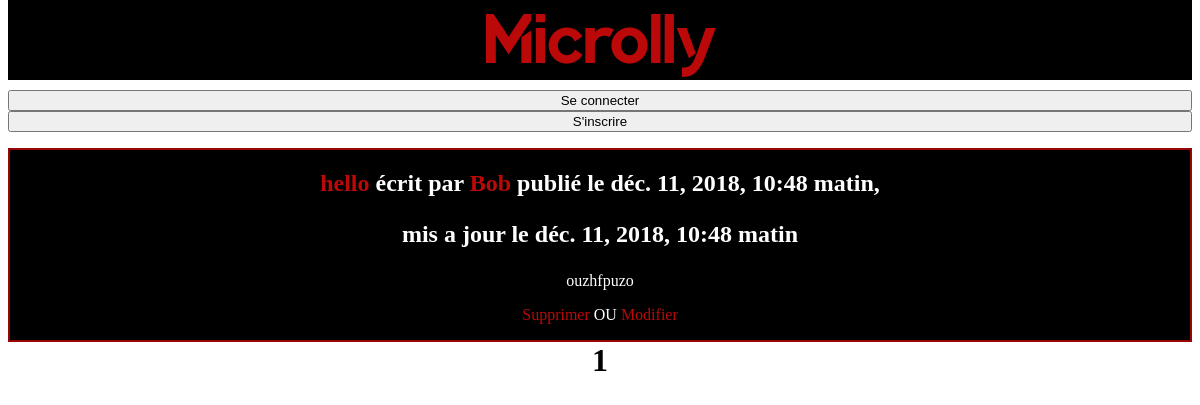
Before: / with the older database file.
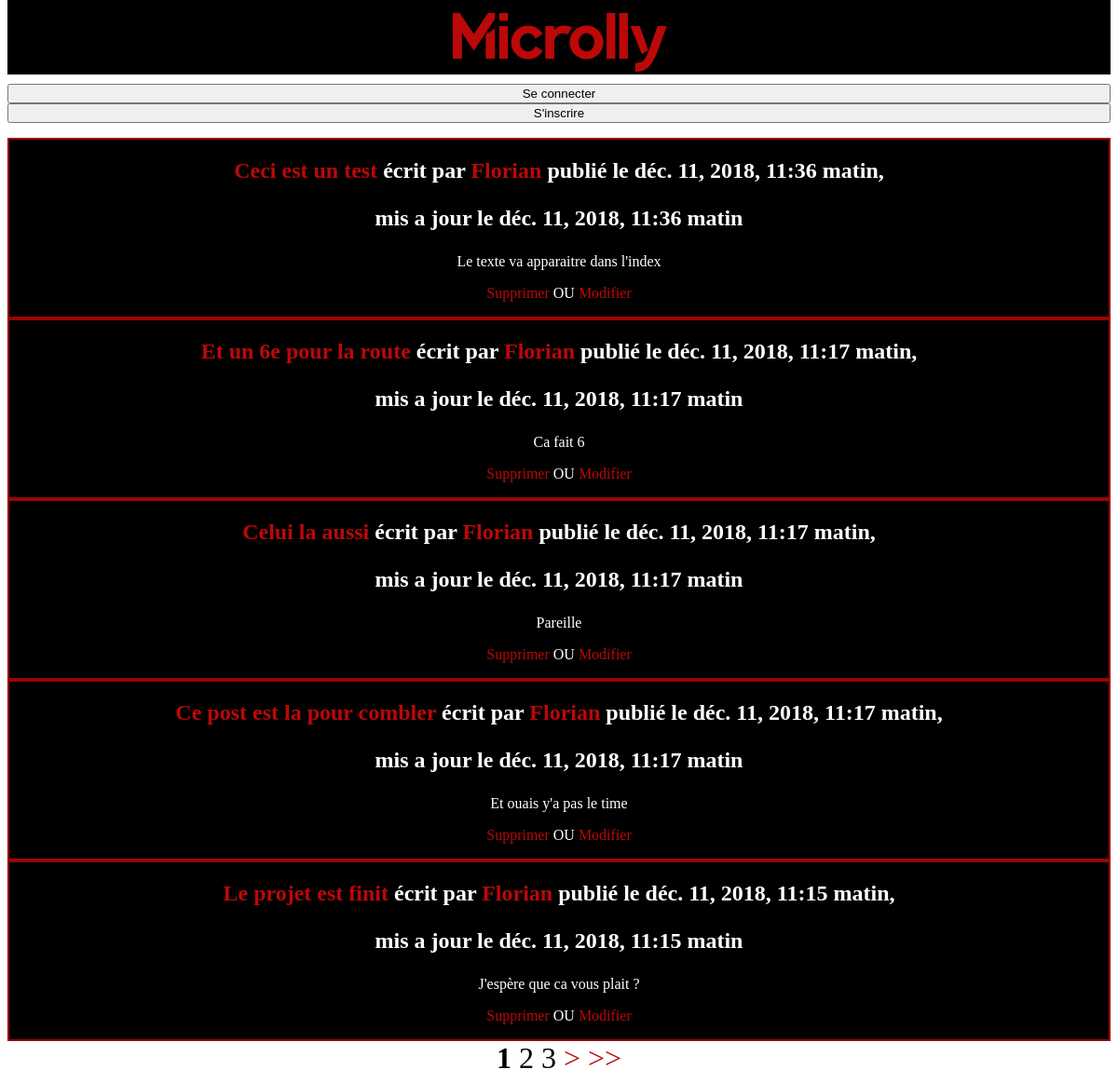
After: the same page with the newer database file.
### blog/models.py (models this page shows, shortened)
class Article(models.Model):
    id = models.AutoField(primary_key=True)
    title = models.CharField(max_length=100)
    body = models.TextField()
    creation_date = models.DateTimeField(auto_now_add=True)
    update_date = models.DateTimeField(auto_now_add=True)
    author = models.ForeignKey(User, default=None, on_delete=models.CASCADE)
    def snippet(self):
        if len(self.body) < 100:
            return self.body
        else:
            return self.body[:100] + '...'

### blog/views.py (the view)
# urls.py: path('', views.article_liste, name='index'),
def article_liste(request):
        article = Article.objects.all().order_by('-update_date')
        paginator = Paginator(article,5)
        page = request.GET.get('page')
        article = paginator.get_page(page)
        return render(request,'index.html',{'article':article})

### blog/templates/index.html (shortened to what this page needs)
{% extends '_base.html'%}
{% block body %}
    <div class = "articles">
        {% if article %}
            {% for article in article %}
                <div id = "article">
                    <h2>
                        <a id = "arttitle" href = "{% url 'article:detail' article.id%}">{{article.title}}</a>
                        écrit par
                        <a id = "artauthor" href = "{% url 'article:article_user' username=article.author%}">{{article.author}}</a>
                        publié le {{article.creation_date}},
                        {% if article.update_date != None %}
                            <p>mis a jour le {{article.update_date}}</p>
                        {% endif %}
                    </h2>
                    <p>{{article.snippet}}</p>
                    <p>
                        <a href="{% url 'article:delete' id=article.id %}">Supprimer</a>
                        OU
                        <a href="{% url 'article:modifie' id=article.id %}">Modifier</a>
                    </p>
                </div>
            {% endfor %}
        {% endif %}
    </div>
    <div id="pagination">
        {% for num in article.paginator.page_range %}
            {% if article.number == num %}
                <strong>{{num}}</strong>
            {% elif num > article.number|add:'-5' and num < article.number|add:'5' %}
                {{num}}
            {% endif %}
        {% endfor %}
        {% if article.has_next %}
            <a href="?page={{article.next_page_number}}"> > </a>
            <a href="?page={{article.paginator.num_pages}}"> >> </a>
        {% endif %}
    </div>
{% endblock %}

Changed rows visible on the page:
no longer on this page (row unchanged): Article: title "hello", author "Bob", creation_date "déc. 11, 2018, 10:48 matin", update_date "déc. 11, 2018, 10:48 matin", snippet "ouzhfpuzo"
added Article: title "Ceci est un test", author "Florian", creation_date "déc. 11, 2018, 11:36 matin", update_date "déc. 11, 2018, 11:36 matin", snippet "Le texte va apparaitre dans l'index"
added Article: title "Et un 6e pour la route", author "Florian", creation_date "déc. 11, 2018, 11:17 matin", update_date "déc. 11, 2018, 11:17 matin", snippet "Ca fait 6"
added Article: title "Celui la aussi", author "Florian", creation_date "déc. 11, 2018, 11:17 matin", update_date "déc. 11, 2018, 11:17 matin", snippet "Pareille"
added Article: title "Ce post est la pour combler", author "Florian", creation_date "déc. 11, 2018, 11:17 matin", update_date "déc. 11, 2018, 11:17 matin", snippet "Et ouais y'a pas le time"
added Article: title "Le projet est finit", author "Florian", creation_date "déc. 11, 2018, 11:15 matin", update_date "déc. 11, 2018, 11:15 matin", snippet "J'espère que ca vous plait ?"
Other visible differences:
new list line: "2"
new list line: "3"
